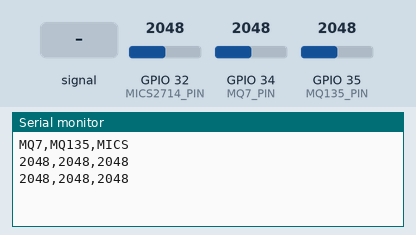
Simulated run of this sketch. Board: ESP32. Shown: the last lines printed to the serial monitor. Inputs (shaded band) come from the test bench; at power-on: GPIO 32 (MICS2714_PIN) = 2048, GPIO 34 (MQ7_PIN) = 2048, GPIO 35 (MQ135_PIN) = 2048.

Above: at 10.8 s.
10.9 s: GPIO 32 (MICS2714_PIN) fed a 200 Hz sine of ±327 counts around its level
At 15.5 s:
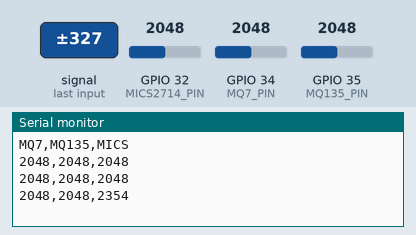
18.4 s: GPIO 32 (MICS2714_PIN) set to 2866
At 20.5 s:
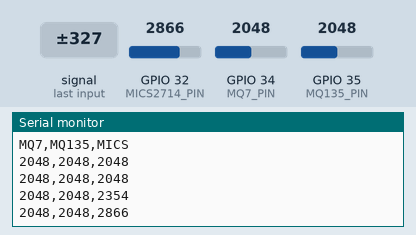
25.9 s: GPIO 34 (MQ7_PIN) set to 2866
At 30.6 s:
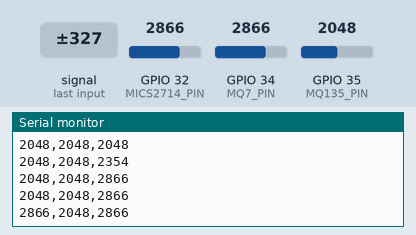
33.4 s: GPIO 35 (MQ135_PIN) set to 2866
At 35.5 s:
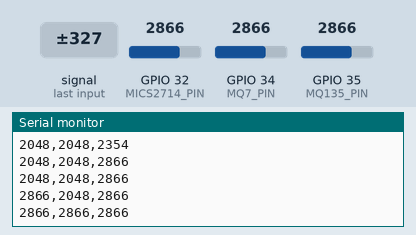
40.9 s: GPIO 32 (MICS2714_PIN) fed a 1000 Hz sine of ±1023 counts around its level
At 45.6 s:
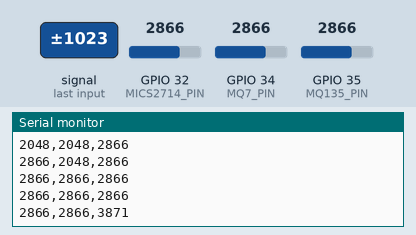
48.4 s: GPIO 32 (MICS2714_PIN) set to 3603
At 50.5 s:
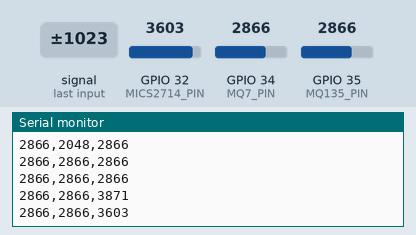
Timing chart, 0 to 52.0 s (numbered marks = the images above; inputs shaded):
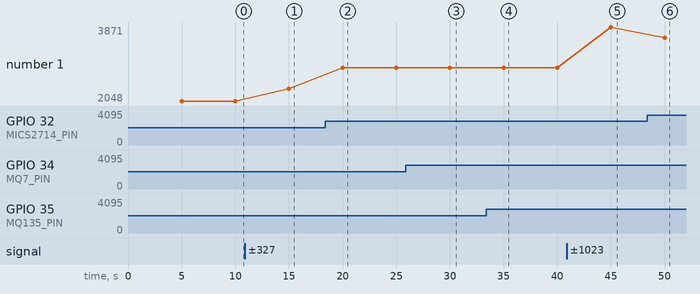

The sketch:

Final.ino
```cpp
// === Analog Pins ===
#define MQ7_PIN 34
#define MQ135_PIN 35
#define MICS2714_PIN 32

// === Timing ===
unsigned long lastLogTime = 0;
const unsigned long interval = 5000;

bool headerPrinted = false;

void setup() {
  Serial.begin(115200);
}

void loop() {
  unsigned long currentTime = millis();
  if (currentTime - lastLogTime >= interval) {
    lastLogTime = currentTime;

    int mq7 = analogRead(MQ7_PIN);
    int mq135 = analogRead(MQ135_PIN);
    int mics = analogRead(MICS2714_PIN);

    // Print CSV header once
    if (!headerPrinted) {
      Serial.println("MQ7,MQ135,MICS");
      headerPrinted = true;
    }

    // Print data row
    Serial.printf("%d,%d,%d\n", mq7, mq135, mics);
  }
}
```

Measured:
- after the input at 10.9 s, the serial monitor: prints a new line after 4.1 s (image 1)
- after the input at 18.4 s, the serial monitor: prints a new line after 1.6 s (image 2)
- after the input at 25.9 s, the serial monitor: prints a new line after 4.1 s (image 3)
- after the input at 33.4 s, the serial monitor: prints a new line after 1.6 s (image 4)
- after the input at 40.9 s, the serial monitor: prints a new line after 4.1 s (image 5)
- after the input at 48.4 s, the serial monitor: prints a new line after 1.6 s (image 6)
- plotted number 1: 2048 → 2354 after the input at 10.9 s, 2354 → 2866 after the input at 18.4 s, 2866 → 3871 after the input at 40.9 s, 3871 → 3603 after the input at 48.4 s
